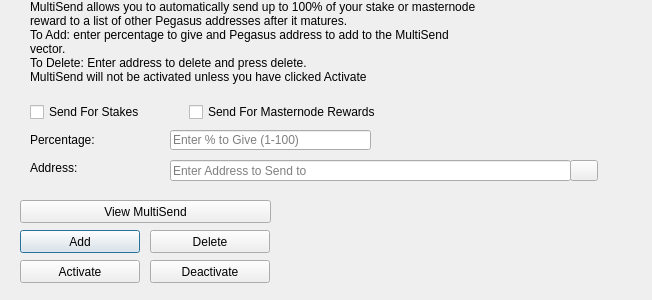
<?xml version="1.0" encoding="UTF-8"?>
<ui version="4.0">
 <class>MultiSendDialog</class>
 <widget class="QDialog" name="MultiSendDialog">
  <property name="windowModality">
   <enum>Qt::NonModal</enum>
  </property>
  <property name="geometry">
   <rect>
    <x>0</x>
    <y>0</y>
    <width>652</width>
    <height>300</height>
   </rect>
  </property>
  <property name="windowTitle">
   <string>MultiSend</string>
  </property>
  <widget class="QLineEdit" name="multiSendPercentEdit">
   <property name="geometry">
    <rect>
     <x>170</x>
     <y>130</y>
     <width>201</width>
     <height>20</height>
    </rect>
   </property>
   <property name="toolTip">
    <string>Enter whole numbers 1 - 100</string>
   </property>
   <property name="placeholderText">
    <string>Enter % to Give (1-100)</string>
   </property>
  </widget>
  <widget class="QLineEdit" name="multiSendAddressEdit">
   <property name="geometry">
    <rect>
     <x>170</x>
     <y>160</y>
     <width>401</width>
     <height>21</height>
    </rect>
   </property>
   <property name="toolTip">
    <string/>
   </property>
   <property name="placeholderText">
    <string>Enter Address to Send to</string>
   </property>
  </widget>
  <widget class="QLabel" name="label_2">
   <property name="geometry">
    <rect>
     <x>30</x>
     <y>0</y>
     <width>451</width>
     <height>121</height>
    </rect>
   </property>
   <property name="lineWidth">
    <number>1</number>
   </property>
   <property name="text">
    <string>MultiSend allows you to automatically send up to 100% of your stake or masternode reward to a list of other Pegasus addresses after it matures.
To Add: enter percentage to give and Pegasus address to add to the MultiSend vector.
To Delete: Enter address to delete and press delete.
MultiSend will not be activated unless you have clicked Activate</string>
   </property>
   <property name="alignment">
    <set>Qt::AlignLeading|Qt::AlignLeft|Qt::AlignTop</set>
   </property>
   <property name="wordWrap">
    <bool>true</bool>
   </property>
  </widget>
  <widget class="QLabel" name="message">
   <property name="geometry">
    <rect>
     <x>290</x>
     <y>200</y>
     <width>351</width>
     <height>91</height>
    </rect>
   </property>
   <property name="text">
    <string/>
   </property>
  </widget>
  <widget class="QPushButton" name="addButton">
   <property name="geometry">
    <rect>
     <x>20</x>
     <y>230</y>
     <width>120</width>
     <height>23</height>
    </rect>
   </property>
   <property name="toolTip">
    <string/>
   </property>
   <property name="statusTip">
    <string>Add to MultiSend Vector</string>
   </property>
   <property name="text">
    <string>Add</string>
   </property>
  </widget>
  <widget class="QPushButton" name="disableButton">
   <property name="geometry">
    <rect>
     <x>150</x>
     <y>260</y>
     <width>120</width>
     <height>23</height>
    </rect>
   </property>
   <property name="statusTip">
    <string>Deactivate MultiSend</string>
   </property>
   <property name="text">
    <string>Deactivate</string>
   </property>
  </widget>
  <widget class="QPushButton" name="addressBookButton">
   <property name="geometry">
    <rect>
     <x>570</x>
     <y>160</y>
     <width>28</width>
     <height>21</height>
    </rect>
   </property>
   <property name="toolTip">
    <string>Choose an address from the address book</string>
   </property>
   <property name="text">
    <string/>
   </property>
   <property name="icon">
    <iconset resource="../pegasus.qrc">
     <normaloff>:/icons/address-book</normaloff>:/icons/address-book</iconset>
   </property>
   <property name="shortcut">
    <string>Alt+A</string>
   </property>
   <property name="autoDefault">
    <bool>false</bool>
   </property>
  </widget>
  <widget class="QLabel" name="label">
   <property name="geometry">
    <rect>
     <x>30</x>
     <y>130</y>
     <width>121</width>
     <height>20</height>
    </rect>
   </property>
   <property name="toolTip">
    <string>Percentage of stake to send</string>
   </property>
   <property name="text">
    <string>Percentage:</string>
   </property>
  </widget>
  <widget class="QLabel" name="label_5">
   <property name="geometry">
    <rect>
     <x>30</x>
     <y>160</y>
     <width>111</width>
     <height>16</height>
    </rect>
   </property>
   <property name="toolTip">
    <string>Address to send portion of stake to</string>
   </property>
   <property name="text">
    <string>Address:</string>
   </property>
  </widget>
  <widget class="QPushButton" name="deleteButton">
   <property name="geometry">
    <rect>
     <x>150</x>
     <y>230</y>
     <width>120</width>
     <height>23</height>
    </rect>
   </property>
   <property name="toolTip">
    <string/>
   </property>
   <property name="statusTip">
    <string>Delete Address From MultiSend Vector</string>
   </property>
   <property name="text">
    <string>Delete</string>
   </property>
  </widget>
  <widget class="QPushButton" name="activateButton">
   <property name="geometry">
    <rect>
     <x>20</x>
     <y>260</y>
     <width>120</width>
     <height>23</height>
    </rect>
   </property>
   <property name="statusTip">
    <string>Activate MultiSend</string>
   </property>
   <property name="text">
    <string>Activate</string>
   </property>
  </widget>
  <widget class="QPushButton" name="viewButton">
   <property name="geometry">
    <rect>
     <x>20</x>
     <y>200</y>
     <width>251</width>
     <height>23</height>
    </rect>
   </property>
   <property name="toolTip">
    <string/>
   </property>
   <property name="statusTip">
    <string>View MultiSend Vector</string>
   </property>
   <property name="text">
    <string>View MultiSend</string>
   </property>
  </widget>
  <widget class="QWidget" name="horizontalLayoutWidget">
   <property name="geometry">
    <rect>
     <x>30</x>
     <y>100</y>
     <width>351</width>
     <height>24</height>
    </rect>
   </property>
   <layout class="QHBoxLayout" name="horizontalLayout">
    <item>
     <widget class="QCheckBox" name="multiSendStakeCheckBox">
      <property name="text">
       <string>Send For Stakes</string>
      </property>
     </widget>
    </item>
    <item>
     <widget class="QCheckBox" name="multiSendMasternodeCheckBox">
      <property name="text">
       <string>Send For Masternode Rewards</string>
      </property>
     </widget>
    </item>
   </layout>
  </widget>
 </widget>
 <resources>
  <include location="../pegasus.qrc"/>
 </resources>
 <connections/>
</ui>
